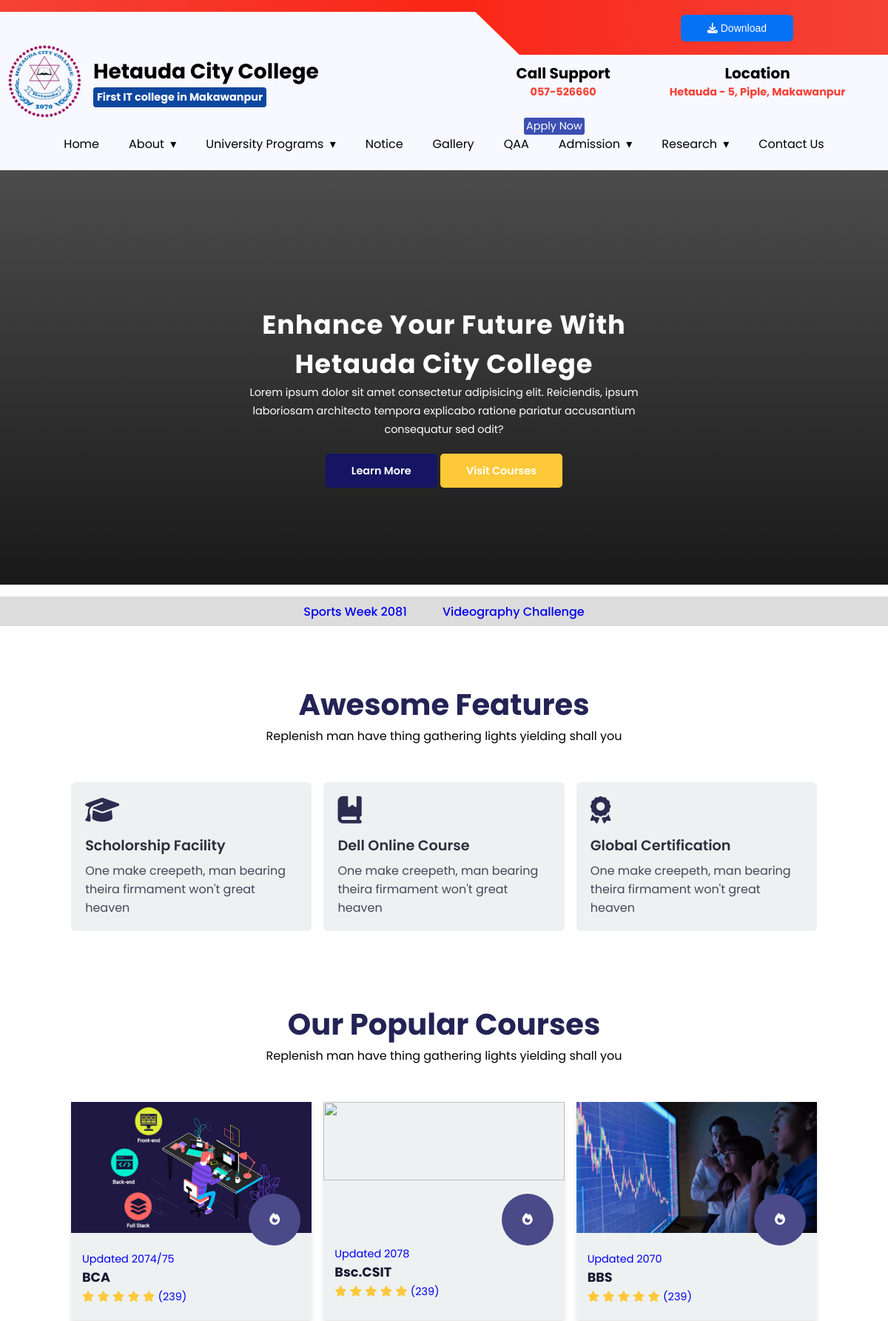
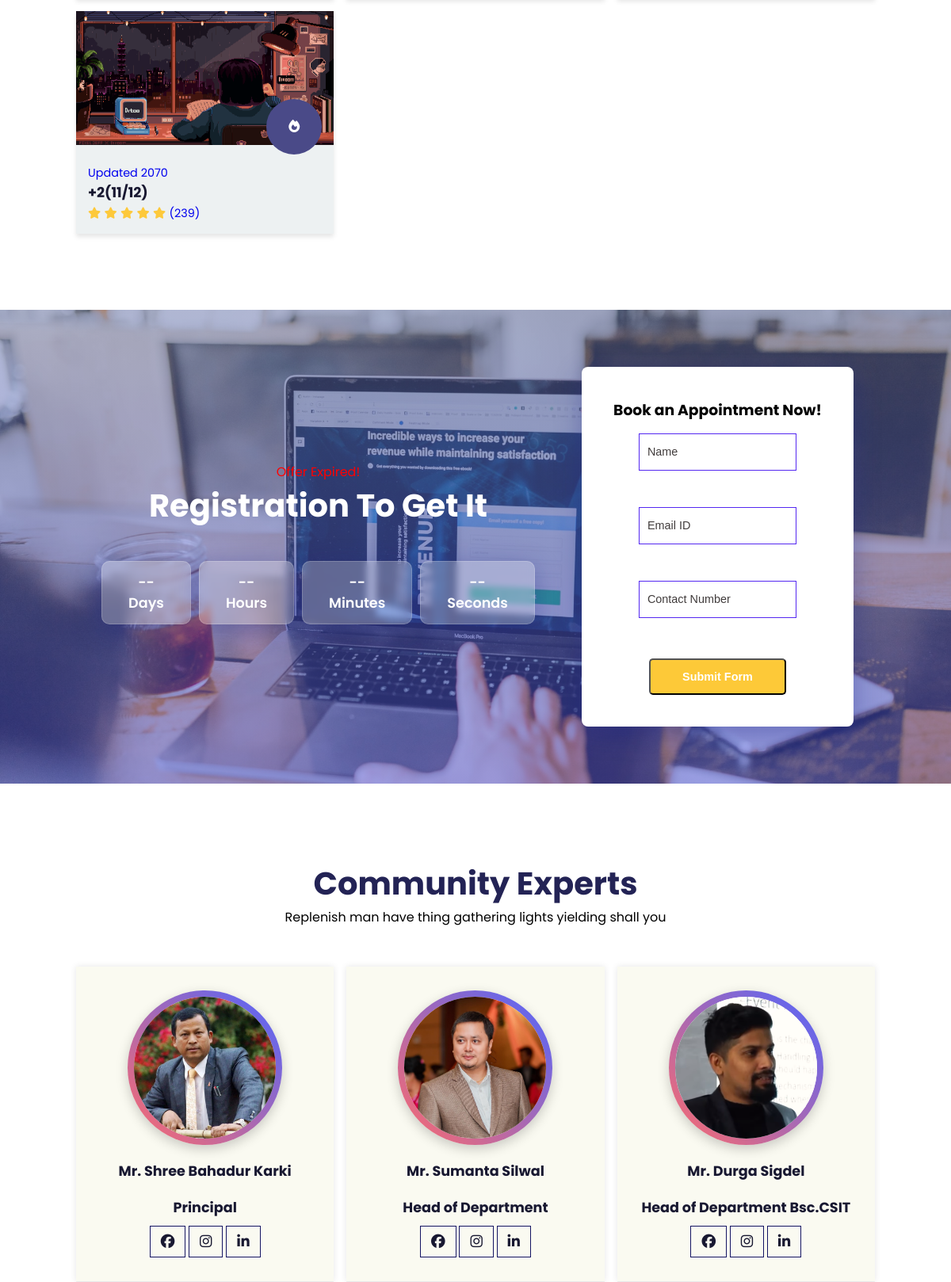
The page / (upper part) on the database its author committed (2 pictures, top to bottom).
### collegeapp/models.py (models this page shows, shortened)
class Notice(models.Model):
    title = models.CharField(max_length=200)
    slug = models.SlugField(unique=True, blank=True)
    image = models.ImageField(upload_to='notices/', blank=False)
    created_at = models.DateTimeField(auto_now_add=True)

class Ourteam(models.Model):
    GENDER_CHOICES = [
        ('M', 'Male'),
        ('F', 'Female'),
    ]
    name = models.CharField(max_length=200)
    position = models.CharField(max_length=200)
    image = models.ImageField(upload_to='team/', blank=True)
    gender = models.CharField(max_length=1, choices=GENDER_CHOICES, default='M')
    facebook = models.URLField(max_length=250, blank=True)
    instagram = models.URLField(max_length=250, blank=True)
    linkedin = models.URLField(max_length=250, blank=True)
    def get_salutation(self):
        return "Mr." if self.gender == 'M' else "Ms."

### collegeapp/views.py (the view, shortened to what this page needs)
# urls.py: 2. Add a URL to urlpatterns:  path('', views.home, name='home')
def home(request):
    messages = []
    name = ""
    members = Ourteam.objects.all().order_by('-id')[:4][::-1]
    notices = Notice.objects.all().order_by('-id')[:5][::-1]
    timer = CountdownTimer.objects.first()
    context = {"members": members, "notices": notices, "messages": messages, "name": name,'timer':timer,'current_time': now()}
    return render(request, 'collegeapp/index2.html', context)

### collegeapp/templates/collegeapp/index2.html (shortened to what this page needs)
{% extends "collegeapp/base.html" %}
{% load static %}
{% block content %}
<section id="home">
	<div class="video-overlay"></div>
	<video autoplay muted loop id="hero-video">
		<source src="{% static 'videos/hccvid.webm' %}" type="video/webm">
	</video>
	<h2>
		Enhance Your Future With <br /> Hetauda City College
	</h2>
	<p>
		Lorem ipsum dolor sit amet consectetur adipisicing elit. Reiciendis, ipsum laboriosam architecto tempora
		explicabo ratione pariatur accusantium consequatur sed odit?
	</p>
	<div class="btn">
		<a href="{% url 'about' %}" class="blue">Learn More</a>
		<a href="#course" class="yellow">Visit Courses</a>
	</div>
</section>
{% if notices %}
<div class="textslider">
	<marquee behavior="" direction="">
		<ul>
			{% for notice in notices %}
			<li><a href="notice/{{notice.slug}}/">{{notice.title}}</a></li>
			{% endfor %}
		</ul>
	</marquee>
</div>
{% endif %}
<section id="features">
	<h1>Awesome Features</h1>
	<p>Replenish man have thing gathering lights yielding shall you</p>
	<div class="fea-base">
		<div class="fea-box">
			<i class="fas fa-graduation-cap"></i>
			<h3>Scholorship Facility</h3>
			<p>
				One make creepeth, man bearing theira firmament won't great heaven
			</p>
		</div>
		<div class="fea-box">
			<i class="fa-solid fa-book-bookmark"></i>
			<h3>Dell Online Course</h3>
			<p>
				One make creepeth, man bearing theira firmament won't great heaven
			</p>
		</div>
		<div class="fea-box">
			<i class="fas fa-award"></i>
			<h3>Global Certification</h3>
			<p>
				One make creepeth, man bearing theira firmament won't great heaven
			</p>
		</div>
	</div>
</section>
{% include "collegeapp/Popular-Courses.html" %}
<section id="registration">
	<div class="reminder">
		<p class="event_name">{{ timer.event_name }}</p>
		<h1>Registration To Get It</h1>
		<div class="time">
			<div class="date" id="days">-- <br> Days</div>
			<div class="date" id="hours">-- <br> Hours</div>
			<div class="date" id="minutes">-- <br> Minutes</div>
			<div class="date" id="seconds">-- <br> Seconds</div>
		</div>
	</div>
	<div id="registration-from">
		<center>
			<div class="form">
				<h3>Book an Appointment Now!</h3>
				<form method="POST" action="/">
					<input type="text" placeholder="Name" name="name" id="name" required>
					<div class="error-placeholder">
					</div>
					<input type="email" placeholder="Email ID" name="email" id="email" required>
					<div class="error-placeholder">
					</div>
					<input type="text" placeholder="Contact Number" name="phone" id="phone" required>
					<div class="error-placeholder">
					</div>
					<button type="submit" class="btn yellow">Submit Form</button>
				</form>
			</div>
		</center>
	</div>
</section>
<section id="experts">
	<h1>Community Experts</h1>
	<p>Replenish man have thing gathering lights yielding shall you</p>
	<div class="expert-box">
		{% for staff in members %}
		<div class="profile">
			<div class="skeleton profile-skeleton"></div>
			{% if not staff.image %}
			<img src="{% static 'images/noimage.jpeg' %}" alt="" loading="lazy" onload="this.classList.add('loaded')">
			{% else %}
			<img src="{{staff.image.url}}" alt="" loading="lazy" onload="this.classList.add('loaded')">
			{% endif %}
			<h6>{{staff.get_salutation}} {{staff.name}}
				<p>{{staff.position}}</p>
				<div class="pro-links">
					<i class="fab fa-facebook"></i>
					<i class="fab fa-instagram"></i>
					<i class="fab fa-linkedin-in"></i>
				</div>
		</div>
		{% endfor %}
	</div>
</section>
{% endblock content %}

### collegeapp/static/css/navigation.css (style rules this page uses)
* { margin: 0; padding: 0; box-sizing: border-box; }
@media screen and (min-width: 1130px) { body { position: relative; top: -70px; } }

### collegeapp/templates/collegeapp/index2.html (style rules this page uses)
.error-placeholder { height: 1em; }

### rows shown on the page
Notice: title "Sports Week 2081"
Notice: title "Videography Challenge"
Ourteam: image (picture), get_salutation "Mr.", name "Shree Bahadur Karki", position "Principal"
Ourteam: image (picture), get_salutation "Mr.", name "Sumanta Silwal", position "Head of Department"
Ourteam: image (picture), get_salutation "Mr.", name "Durga Sigdel", position "Head of Department Bsc.CSIT"
